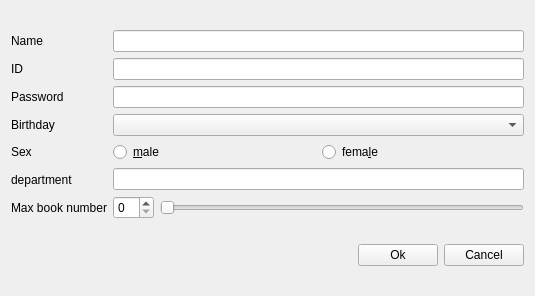
<?xml version="1.0" encoding="UTF-8"?>
<ui version="4.0">
 <class>editreader</class>
 <widget class="QWidget" name="editreader">
  <property name="geometry">
   <rect>
    <x>0</x>
    <y>0</y>
    <width>535</width>
    <height>296</height>
   </rect>
  </property>
  <property name="windowTitle">
   <string>Form</string>
  </property>
  <layout class="QVBoxLayout" name="verticalLayout_3">
   <item>
    <layout class="QHBoxLayout" name="horizontalLayout">
     <item>
      <layout class="QVBoxLayout" name="verticalLayout_2">
       <item>
        <widget class="QLabel" name="label">
         <property name="text">
          <string>Name</string>
         </property>
        </widget>
       </item>
       <item>
        <widget class="QLabel" name="label_2">
         <property name="text">
          <string>ID</string>
         </property>
        </widget>
       </item>
       <item>
        <widget class="QLabel" name="label_3">
         <property name="text">
          <string>Password</string>
         </property>
        </widget>
       </item>
       <item>
        <widget class="QLabel" name="label_4">
         <property name="text">
          <string>Birthday</string>
         </property>
        </widget>
       </item>
       <item>
        <widget class="QLabel" name="label_5">
         <property name="text">
          <string>Sex</string>
         </property>
        </widget>
       </item>
       <item>
        <widget class="QLabel" name="label_7">
         <property name="text">
          <string>department</string>
         </property>
        </widget>
       </item>
       <item>
        <widget class="QLabel" name="label_6">
         <property name="text">
          <string>Max book number</string>
         </property>
        </widget>
       </item>
      </layout>
     </item>
     <item>
      <layout class="QVBoxLayout" name="verticalLayout">
       <item>
        <widget class="QLineEdit" name="lineEdit">
         <property name="readOnly">
          <bool>false</bool>
         </property>
        </widget>
       </item>
       <item>
        <widget class="QLineEdit" name="lineEdit_2">
         <property name="readOnly">
          <bool>false</bool>
         </property>
        </widget>
       </item>
       <item>
        <widget class="QLineEdit" name="lineEdit_3">
         <property name="echoMode">
          <enum>QLineEdit::Password</enum>
         </property>
         <property name="readOnly">
          <bool>false</bool>
         </property>
        </widget>
       </item>
       <item>
        <widget class="KDateComboBox" name="kdatecombobox"/>
       </item>
       <item>
        <layout class="QHBoxLayout" name="horizontalLayout_4">
         <item>
          <widget class="QRadioButton" name="radioButton">
           <property name="text">
            <string>&amp;male</string>
           </property>
          </widget>
         </item>
         <item>
          <widget class="QRadioButton" name="radioButton_2">
           <property name="text">
            <string>fema&amp;le</string>
           </property>
          </widget>
         </item>
        </layout>
       </item>
       <item>
        <widget class="QLineEdit" name="lineEdit_6">
         <property name="readOnly">
          <bool>false</bool>
         </property>
        </widget>
       </item>
       <item>
        <layout class="QHBoxLayout" name="horizontalLayout_3">
         <item>
          <widget class="QSpinBox" name="spinBox">
           <property name="maximum">
            <number>30</number>
           </property>
          </widget>
         </item>
         <item>
          <widget class="QSlider" name="horizontalSlider">
           <property name="maximum">
            <number>30</number>
           </property>
           <property name="orientation">
            <enum>Qt::Horizontal</enum>
           </property>
          </widget>
         </item>
        </layout>
       </item>
      </layout>
     </item>
    </layout>
   </item>
   <item>
    <layout class="QHBoxLayout" name="horizontalLayout_2">
     <item>
      <spacer name="horizontalSpacer_2">
       <property name="orientation">
        <enum>Qt::Horizontal</enum>
       </property>
       <property name="sizeHint" stdset="0">
        <size>
         <width>40</width>
         <height>20</height>
        </size>
       </property>
      </spacer>
     </item>
     <item>
      <widget class="QPushButton" name="pushButton_2">
       <property name="text">
        <string>Ok</string>
       </property>
      </widget>
     </item>
     <item>
      <widget class="QPushButton" name="pushButton_3">
       <property name="text">
        <string>Cancel</string>
       </property>
      </widget>
     </item>
    </layout>
   </item>
  </layout>
 </widget>
 <customwidgets>
  <customwidget>
   <class>KDateComboBox</class>
   <extends>QComboBox</extends>
   <header>kdatecombobox.h</header>
  </customwidget>
 </customwidgets>
 <resources/>
 <connections>
  <connection>
   <sender>spinBox</sender>
   <signal>valueChanged(int)</signal>
   <receiver>horizontalSlider</receiver>
   <slot>setValue(int)</slot>
   <hints>
    <hint type="sourcelabel">
     <x>174</x>
     <y>234</y>
    </hint>
    <hint type="destinationlabel">
     <x>267</x>
     <y>238</y>
    </hint>
   </hints>
  </connection>
  <connection>
   <sender>horizontalSlider</sender>
   <signal>valueChanged(int)</signal>
   <receiver>spinBox</receiver>
   <slot>setValue(int)</slot>
   <hints>
    <hint type="sourcelabel">
     <x>309</x>
     <y>239</y>
    </hint>
    <hint type="destinationlabel">
     <x>170</x>
     <y>239</y>
    </hint>
   </hints>
  </connection>
 </connections>
</ui>
